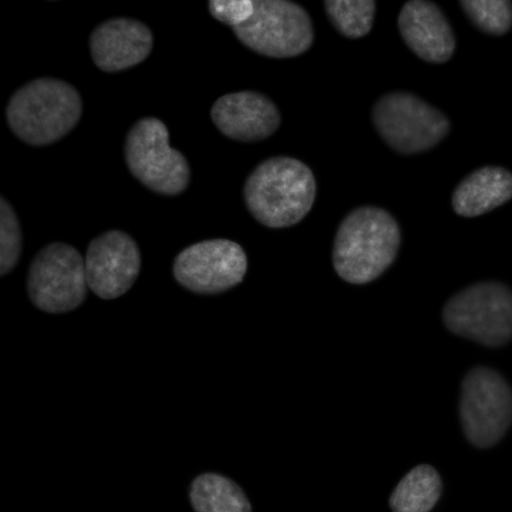
#> input picture images/input/img.png, 512 x 512 px
$ python Watershed-236006.py
#> lines starting #> are read from the running program, lines starting #| are printed output that depends on the picture; after the words box and inside, x2 and y2 are one past the last pixel; in counts of white or black regions, pixels touching at a corner belong together
import cv2
import numpy as np
import matplotlib.pyplot as plt
import os

# Креирај output папка ако не постои
os.makedirs("../images/output", exist_ok=True)

# Вчитај ја сликата
img = cv2.imread("../images/input/img.png")
#> img is the input picture: shape (512, 512, 3); min 0, max 206, mean 14.9

# grayscale (едноканална слика)
gray = cv2.cvtColor(img, cv2.COLOR_BGR2GRAY)

# Примени гаусово заматување
blur = cv2.GaussianBlur(gray, (5, 5), 0)  # отстранување на шумови (кернел, стандардна девијација)

# Otsu бинаризација
ignore, thresh = cv2.threshold(blur, 0, 255,
                               cv2.THRESH_BINARY + cv2.THRESH_OTSU)  # thresh - бинаризирана слика (пикселите се или бели или црни)
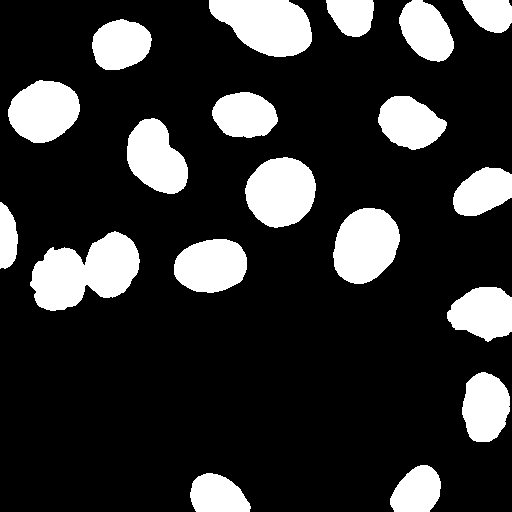
#> thresh: shape (512, 512); 19.6% white; 19 white regions, largest, box (x1, y1, x2, y2) and area: (30, 231, 140, 311) 5513, (209, 0, 312, 57) 4245, (333, 208, 400, 284) 3878
#> ignore = 35

# Морфолошко затворање
kernel = cv2.getStructuringElement(cv2.MORPH_RECT, (3, 3))
closing = cv2.morphologyEx(thresh, cv2.MORPH_CLOSE, kernel, iterations=2)  # да се пополнат мали дупки или празнини
#> closing: shape (512, 512); 19.6% white; 19 white regions, largest, box (x1, y1, x2, y2) and area: (30, 231, 140, 311) 5548, (209, 0, 312, 57) 4249, (333, 208, 400, 284) 3878

# Distance transform
dist_transform = cv2.distanceTransform(closing, cv2.DIST_L2, 5)  # за секој пиксел колку е далеку од најблискиот пиксел

# Бинаризација на distance map со помала вредност за подобро разделување
ignore, sure_fg = cv2.threshold(dist_transform, 0.4 * dist_transform.max(), 255,
                                0)  # максималната вредност од целата слика
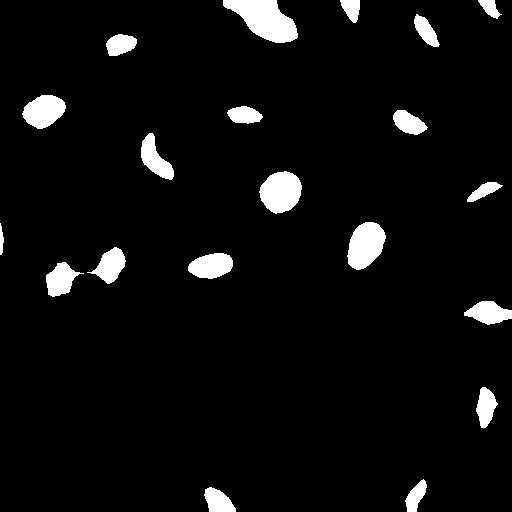
#> sure_fg: shape (512, 512) float32; 5.3% white; 20 white regions, largest, box (x1, y1, x2, y2) and area: (223, 0, 298, 43) 1927, (259, 171, 302, 214) 1351, (347, 222, 386, 270) 1328
#> ignore = 14.32
sure_fg = np.uint8(sure_fg)  # ги конвертира сите пиксели во 8-битни цели броеви

# Позадина
sure_bg = cv2.dilate(closing, kernel, iterations=3)  # ја зголемува светлата област
#> sure_bg: shape (512, 512); 24.6% white; 19 white regions, largest, box (x1, y1, x2, y2) and area: (27, 228, 143, 314) 6871, (206, 0, 315, 60) 4981, (330, 205, 403, 287) 4772

# Нејасна зона
unknown = cv2.subtract(sure_bg, sure_fg)  # област каде не сме сигурни дали припаѓаат на клетките или на позадината
#> unknown: shape (512, 512); 19.3% white; 19 white regions, largest, box (x1, y1, x2, y2) and area: (27, 228, 143, 314) 5387, (330, 205, 403, 287) 3444, (242, 154, 319, 231) 3387

# Маркери за watershed
ignore, markers = cv2.connectedComponents(sure_fg)  # пребројува поврзани компоненти
#> markers: shape (512, 512) int32; 21 distinct labels, from 0 to 20
#> ignore = 21
markers = markers + 1  # watershed алгоритмот користи 0 за означување на „непознатата" област па затоа поместуваме се за +1
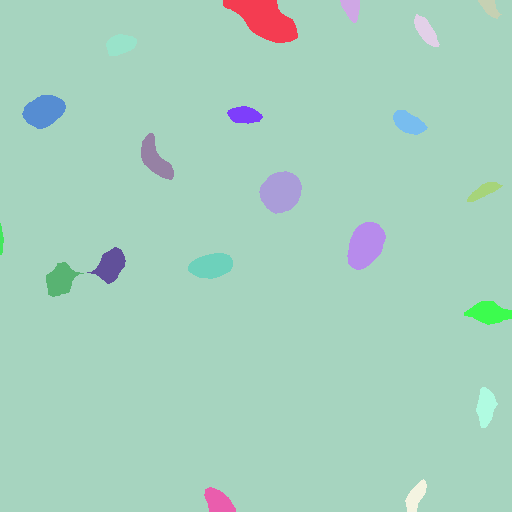
#> markers: shape (512, 512) int32; 21 distinct labels, from 1 to 21; one colour per label, 0 black
markers[unknown == 255] = 0  # пиксели кои треба да се обработат посебно
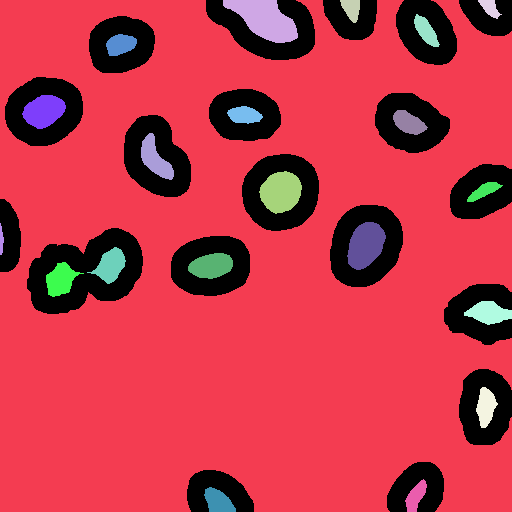
#> markers: shape (512, 512) int32; 22 distinct labels, from 0 to 21; one colour per label, 0 black

# Примена на watershed
markers = cv2.watershed(img, markers)
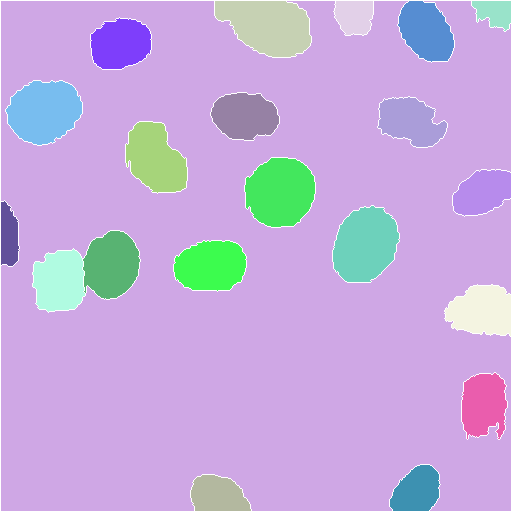
#> markers: shape (512, 512) int32; 22 distinct labels, from -1 to 21; one colour per label, 0 black, -1 white

# Исцртани рабови на клетките на слика која е копија
img_ws = img.copy()
img_ws[markers == -1] = [0, 0, 255]  # рабовите со црвена боја каде што алгоритмот ги поставил границите
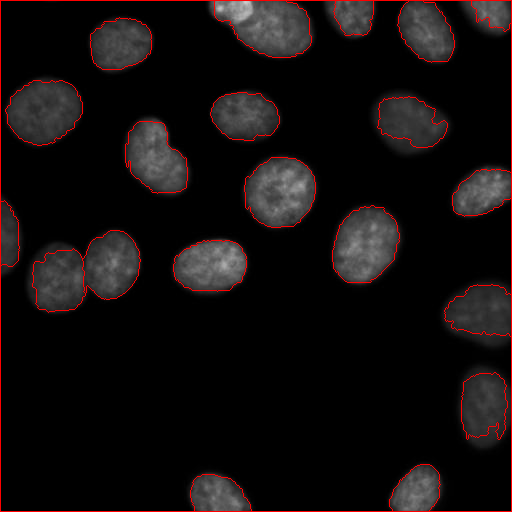
#> img_ws: shape (512, 512, 3); 2.04% of pixels changed, all inside (x1, y1, x2, y2) = (0, 0, 512, 512)

# Броење на клетки (ги игнорираме маркерите: позадина (1) и рабовите (-1))
unique_labels = np.unique(markers)
#> unique_labels = 22 values from -1 to 21
num_cells = len(unique_labels[(unique_labels != 1) & (unique_labels != -1)])
#> num_cells = 20

# Зачувај ги сликите одделно
cv2.imwrite("../images/output/original.png", img)
cv2.imwrite("../images/output/watershed_result.png", img_ws)

# Прикажи резултати
plt.figure(figsize=(14, 7))

# Првиот прозорец - оригинална слика
plt.subplot(1, 2, 1)
plt.imshow(cv2.cvtColor(img, cv2.COLOR_BGR2RGB))
plt.title("Оригинална слика", fontsize=20, fontweight='bold')
plt.axis('off')
plt.grid(False)

# Вториот прозорец - слика со watershed сегментација
plt.subplot(1, 2, 2)
plt.imshow(cv2.cvtColor(img_ws, cv2.COLOR_BGR2RGB))
plt.title(f"Watershed сегментација\nБрој на клетки: {num_cells}", fontsize=20, fontweight='bold')
plt.axis('off')
plt.grid(False)

plt.tight_layout(pad=3)
plt.savefig("../images/output/comparison.png", dpi=150, bbox_inches='tight')
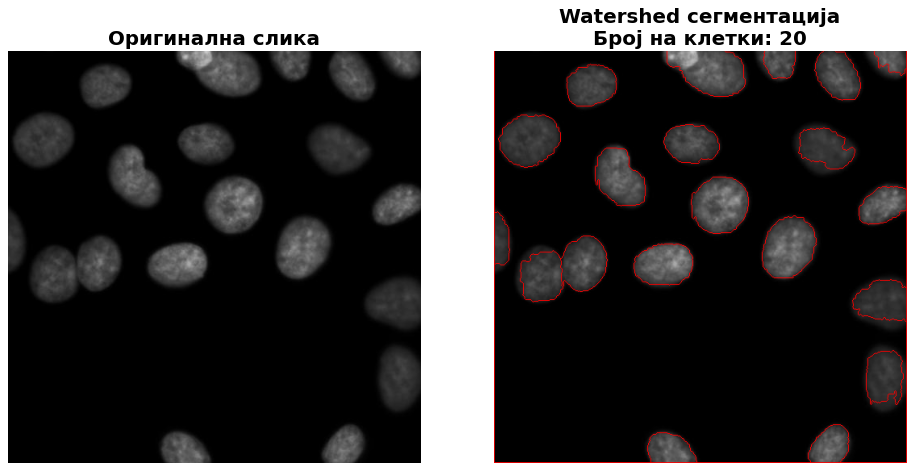
#> figure drawn by matplotlib, 2 panels
plt.show()
